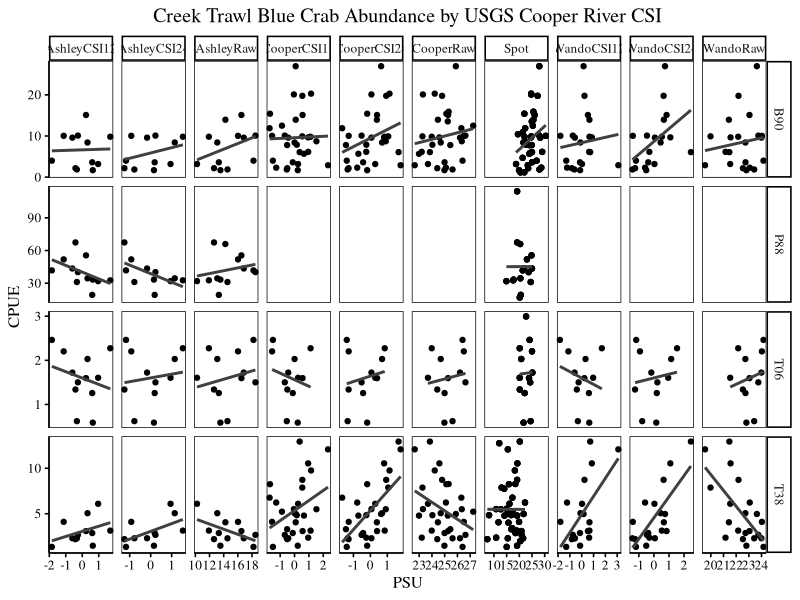

Write R code to recreate this figure.
## ---- chunk 1
knitr::opts_chunk$set(echo = TRUE)
library(ggplot2)
library(lubridate)
library(tidyr)
library(dplyr)
library(Hmisc)
library(nlme)
library(cowplot)
library(gridExtra)
library(knitr)
library(readxl)
library(rmarkdown)

theme_set(theme_classic(base_size = 12)+
           theme(panel.grid.major = element_blank(), 
                 panel.grid.minor = element_blank(),
                 panel.background = element_rect(colour = "black", size=0.5))+
           theme(text=element_text(size=12,  family="serif", colour = "black"))+
          theme(axis.text = element_text(colour = "black"))+
          theme(axis.ticks = element_line(colour = "black"))
          )
update_geom_defaults("point",   list(colour = "black"))
update_geom_defaults("line",   list(colour = "black"))
theme_update(plot.title = element_text(hjust = 0.5))
## ---- chunk 2
crab = read.csv("dataGather2.csv")
## ---- chunk 3

CooperT38plot <- ggplot(aes(PSU, CPUE), data = subset(crab, Lifestage == "Total")) +
  ggtitle("Creek Trawl Blue Crab Abundance by USGS Cooper River CSI") +
  geom_point() +
  geom_smooth(method="lm", se=FALSE, color="gray25") +
  facet_grid(ProjID~Salinity, scales = "free")
CooperT38plot
